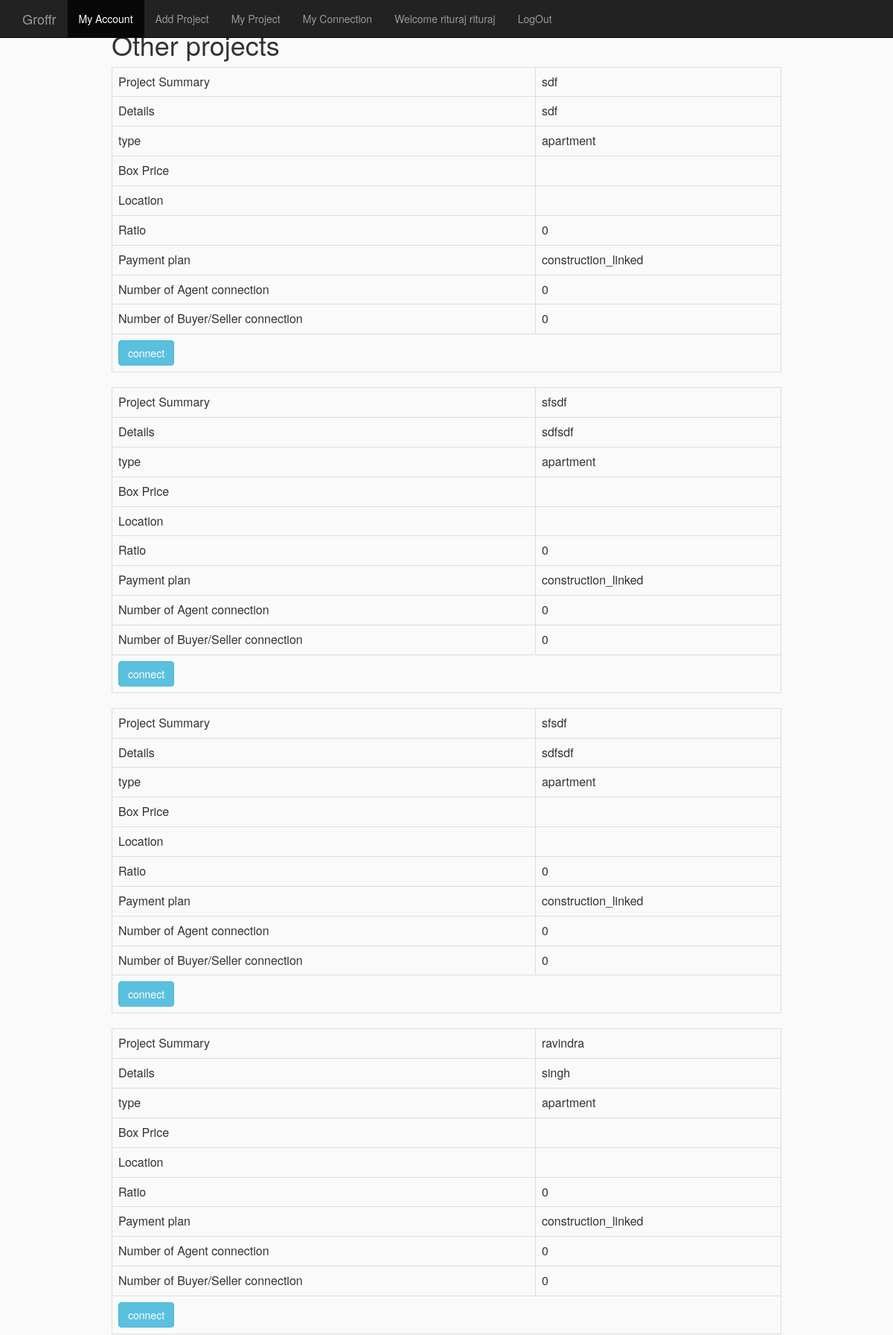
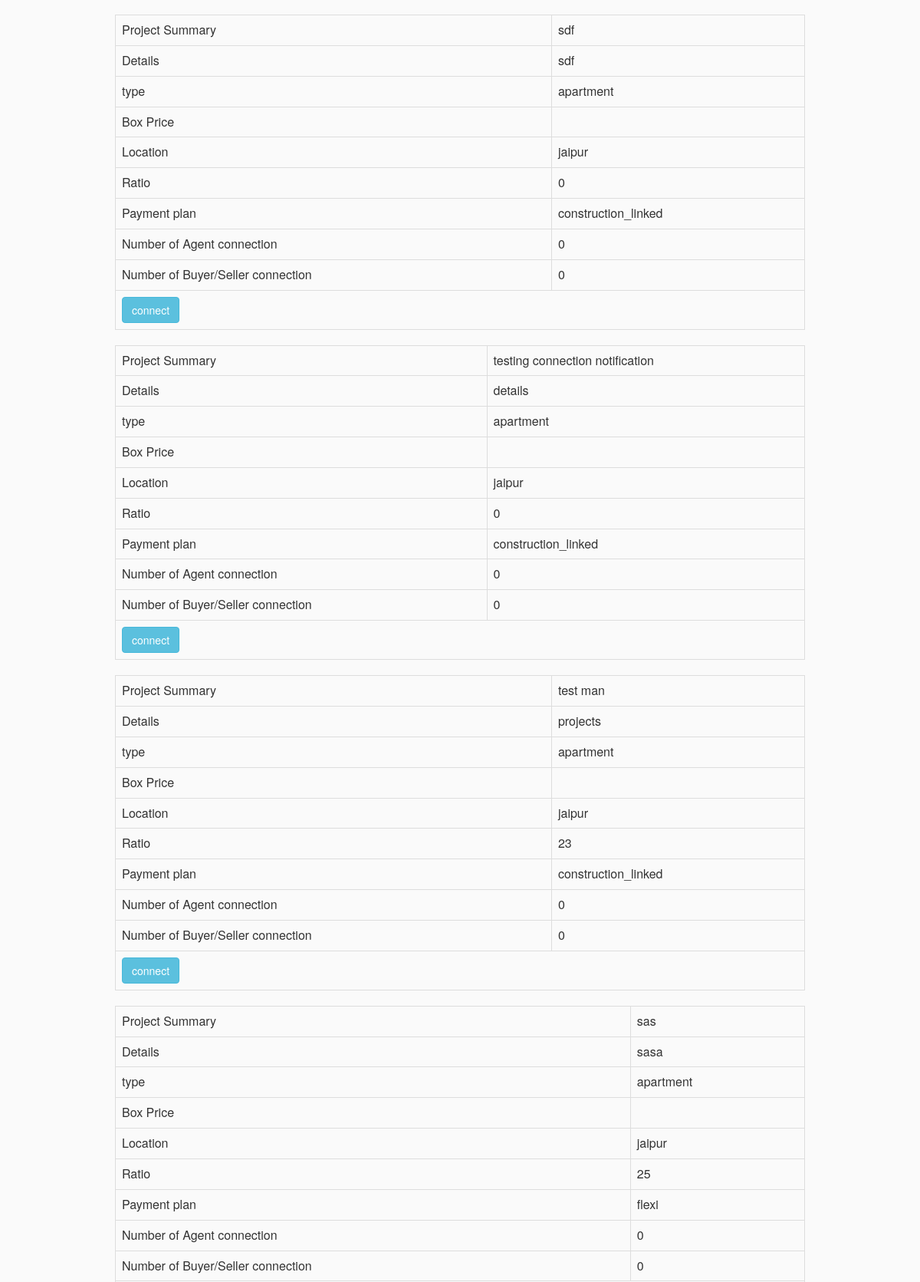
/myaccount.php (signed in, upper part), run on the app's committed database (2 pictures, top to bottom).
### tables this page shows
CREATE TABLE IF NOT EXISTS `projects` (
  `id` int(11) NOT NULL AUTO_INCREMENT,
  `summary` varchar(140) DEFAULT NULL,
  `details` text,
  `type` varchar(60) DEFAULT NULL,
  `box_price` varchar(45) DEFAULT NULL,
  `location` varchar(45) DEFAULT NULL,
  `ratio` int(11) DEFAULT NULL,
  `payment_plan` varchar(40) DEFAULT NULL,
  `agent_connection_count` tinyint(4) DEFAULT NULL,
  `agent_acc` int(5) NOT NULL,
  `buyer_seller_connection_count` tinyint(4) DEFAULT NULL,
  `buyer_seller_acc` int(5) NOT NULL,
  `owner_id` int(11) NOT NULL,
  PRIMARY KEY (`id`)
);

### app_inc/classes/db.class.php (called while the page is built, shortened)
<?php
  class DB
  {
    var $lastResult;
    function DB($base, $server, $user, $pass)
    {
      $this->lastResult = NULL;
    }
    function query($query, $debug = -1)
    {
      $this->lastResult = mysql_query($query) or $this->debugAndDie($query);
      return $this->lastResult;
    }
    function fetchNextObject($result = NULL)
    {
      if ($result == NULL || mysql_num_rows($result) < 1)
        return NULL;
      else
        return mysql_fetch_object($result);
    }
    function numRows($result = NULL)
    {
      if ($result == NULL)
        return mysql_num_rows($this->lastResult);
      else
        return mysql_num_rows($result);
    }
    function getMicroTime()
    {
      list($msec, $sec) = explode(' ', microtime());
      return floor($sec / 1000) + $msec;
    }
  }
?>

### app_inc/main-config.php (called while the page is built, shortened)
<?php
	$site_path 			=	realpath(dirname (__FILE__) . DIRSEP) . DIRSEP;
	include_once($site_path.CLASS_FOLDER . "db.class.php");
	$db				=	new DB(DBASE, SERVER, USER, PASS);
?>

### myaccount.php (the view, shortened to what this page needs)
<?php include_once('header.php');
 ?>
<!DOCTYPE HTML>
<html>
<head>
 <link href="assets/css/bootstrap.css" rel="stylesheet">
<link rel="stylesheet" href="assets/css/style.css">
</head>
<body>
<div class="content">
	<h1>
		Other projects
	</h1>
<?php
	$query = "Select * from projects where owner_id !=".$_SESSION['user_id'];
    $listabQuery 			=	$db->query($query);
    while($data	=	$db->fetchNextObject($listabQuery))
   {
		?>
		<form method='post'>
		<table class= "table table-bordered table-hover"  >
			<tr>
		<td>
			Project Summary
		</td>
		<?php
			echo "<td>".$data->summary."</td>"
		?>
			</tr>
			<tr>
		<td>
			Details
		</td>
		<td>
		<?php
			echo $data->details;
		?>
		</td>
			</tr>
			<tr>
		<td>
			type
		</td>
		<td>
			<?php
				echo $data->type;
			?>
		</td>
			</tr>
			<tr>
		<td>
			Box Price
		</td>
		<td>
		</td>
			</tr>
			<tr>
		<td>
			Location
		</td>
		<td>
			<?php
			echo $data->location;
			?>
		</td>
			</tr>
			<tr>
		<td>
			Ratio
		</td>
		<td>
			<?php
			echo $data->ratio;
			?>
		</td>
			</tr>
			<tr>
		<td>
			Payment plan
		</td>
		<td>
			<?php
			echo $data->payment_plan;
			?>
		</td>
			</tr>
			<tr>
		<td>
			Number of Agent connection
		</td>
		<td>
			<?php
			echo $data->agent_connection_count;
			?>
		</td>
			</tr>
			<tr>
		<td>
			Number of Buyer/Seller connection
		<td>
		<?php
			echo $data->buyer_seller_connection_count;
		?>
		</td>
			</tr>
			<tr>
				<td colspan="2">
					<?php
						$listaSql = "select id from connection where `projects_id` = '".$data->id."' and register_id = '".$_SESSION['user_id']."'";
						$listaQuery 			=	$db->query($listaSql);
                 		if( $db->numRows($listaQuery)> 0 ){
							echo "<span class='label label-success'>Connected</span>";
						}
						else{
							echo "<input type='submit'  class='btn btn-info' name='connect' value='connect'>";
						}
					?>
				</td>
			</tr>
		</table>
		</form>
		<?php
	}
?>
</div>
</body>
</html>

### assets/css/style.css (style rules this page uses)
body { margin: 0 auto; padding: 0; background: #FAFAFA ; }
.content { width: 900px; margin:0 auto; }

### data on the page
projects: summary "sdf", details "sdf", type "apartment", ratio "0", payment_plan "construction_linked", agent_connection_count "0", buyer_seller_connection_count "0"
projects: summary "sfsdf", details "sdfsdf", type "apartment", ratio "0", payment_plan "construction_linked", agent_connection_count "0", buyer_seller_connection_count "0"
projects: summary "sfsdf", details "sdfsdf", type "apartment", ratio "0", payment_plan "construction_linked", agent_connection_count "0", buyer_seller_connection_count "0"
projects: summary "ravindra", details "singh", type "apartment", ratio "0", payment_plan "construction_linked", agent_connection_count "0", buyer_seller_connection_count "0"
projects: summary "sdf", details "sdf", type "apartment", location "jaipur", ratio "0", payment_plan "construction_linked", agent_connection_count "0", buyer_seller_connection_count "0"
projects: summary "testing connection notification", details "details", type "apartment", location "jaipur", ratio "0", payment_plan "construction_linked", agent_connection_count "0", buyer_seller_connection_count "0"
projects: summary "test man", details "projects", type "apartment", location "jaipur", ratio "23", payment_plan "construction_linked", agent_connection_count "0", buyer_seller_connection_count "0"
projects: summary "sas", details "sasa", type "apartment", location "jaipur", ratio "25", payment_plan "flexi", agent_connection_count "0", buyer_seller_connection_count "0"

### other printed values
$_SESSION['fname'] "rituraj"
$_SESSION['lname'] "rituraj"
